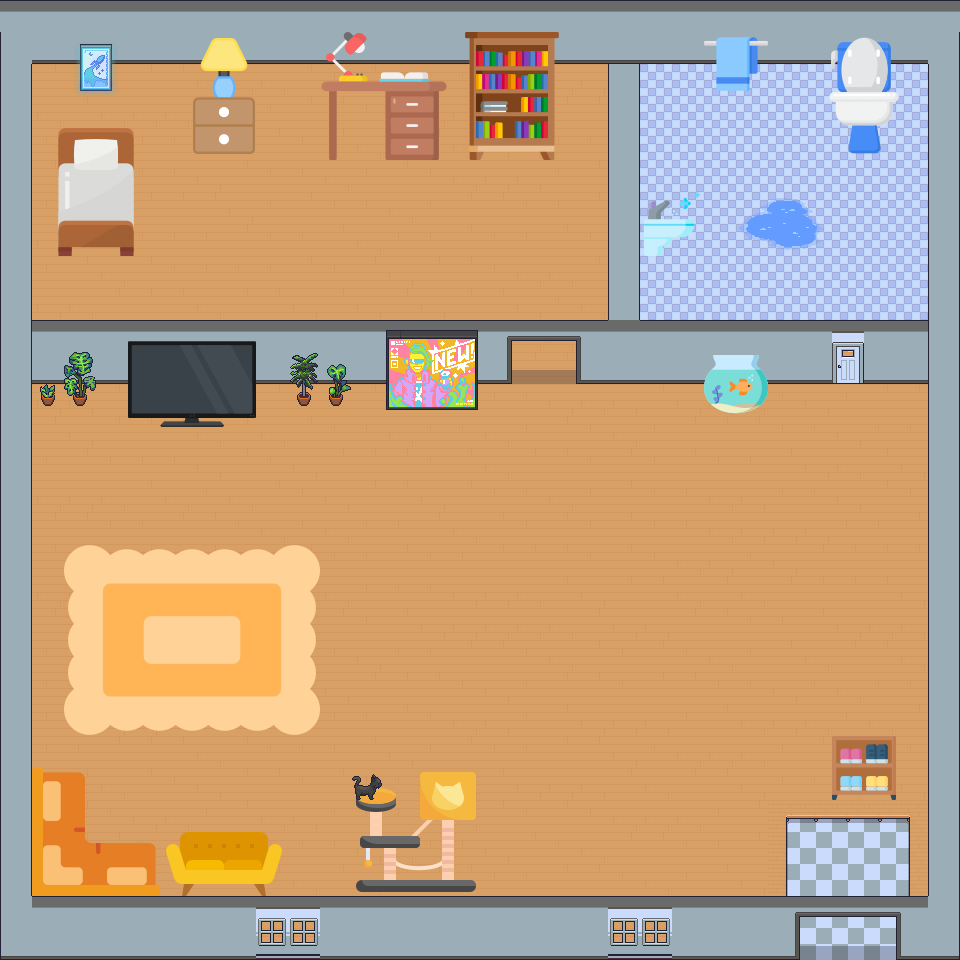

Tiled map render using the project's own tile images. Description and the map definition, with tile-layer contents summarised, below:
An orthogonal 30x30 tile map with 32x32 px tiles, 5 tile layers (타일, 바닥, 벽, 가구1, ...), 24 tilesets.

<map version="1.10" tiledversion="1.10.2" orientation="orthogonal" renderorder="right-down" width="30" height="30" tilewidth="32" tileheight="32" infinite="0" nextlayerid="8" nextobjectid="1">
 <editorsettings>
  <export target="../resources/maps/room.lua" format="lua" />
 </editorsettings>
 <tileset firstgid="1" name="Floor2" tilewidth="32" tileheight="32" tilecount="8160" columns="60">
  <image source="images/Floor2.png" width="1920" height="4352" />
 </tileset>
 <tileset firstgid="8161" name="Terrain" tilewidth="32" tileheight="32" tilecount="7840" columns="80">
  <image source="images/Terrain.png" width="2560" height="3136" />
 </tileset>
 <tileset firstgid="16001" name="Wall" tilewidth="32" tileheight="32" tilecount="8025" columns="25">
  <image source="images/Wall.png" width="800" height="10272" />
 </tileset>
 <tileset firstgid="24026" name="Exterior Decoration" tilewidth="32" tileheight="32" tilecount="5520" columns="40">
  <image source="images/Exterior Decoration.png" width="1280" height="4416" />
 </tileset>
 <tileset firstgid="29546" name="Plants" tilewidth="32" tileheight="32" tilecount="920" columns="20">
  <image source="images/Plants.png" width="640" height="1472" />
 </tileset>
 <tileset firstgid="30466" name="free-icon-single-bed-1421401" tilewidth="32" tileheight="32" tilecount="16" columns="4">
  <image source="images/free-icon-single-bed-1421401.png" width="128" height="128" />
 </tileset>
 <tileset firstgid="30482" name="free-icon-potty-5238431" tilewidth="32" tileheight="32" tilecount="16" columns="4">
  <image source="images/free-icon-potty-5238431.png" width="128" height="128" />
 </tileset>
 <tileset firstgid="30498" name="free-icon-bookshelf-1703124" tilewidth="32" tileheight="32" tilecount="16" columns="4">
  <image source="images/free-icon-bookshelf-1703124.png" width="128" height="128" />
 </tileset>
 <tileset firstgid="30514" name="free-icon-desk-4823906" tilewidth="32" tileheight="32" tilecount="16" columns="4">
  <image source="images/free-icon-desk-4823906.png" width="128" height="128" />
 </tileset>
 <tileset firstgid="30530" name="free-icon-bedside-lamp-15555408" tilewidth="32" tileheight="32" tilecount="16" columns="4">
  <image source="images/free-icon-bedside-lamp-15555408.png" width="128" height="128" />
 </tileset>
 <tileset firstgid="30546" name="free-icon-hair-wash-sink-4397908" tilewidth="32" tileheight="32" tilecount="16" columns="4">
  <image source="images/free-icon-hair-wash-sink-4397908.png" width="128" height="128" />
 </tileset>
 <tileset firstgid="30562" name="free-icon-towel-2729761" tilewidth="32" tileheight="32" tilecount="4" columns="2">
  <image source="images/free-icon-towel-2729761.png" width="64" height="64" />
 </tileset>
 <tileset firstgid="30566" name="free-icon-sink-5532276 (1)" tilewidth="32" tileheight="32" tilecount="4" columns="2">
  <image source="images/free-icon-sink-5532276 (1).png" width="64" height="64" />
 </tileset>
 <tileset firstgid="30570" name="free-icon-shoe-rack-3609531" tilewidth="32" tileheight="32" tilecount="4" columns="2">
  <image source="images/free-icon-shoe-rack-3609531.png" width="64" height="64" />
 </tileset>
 <tileset firstgid="30574" name="free-icon-end-table-8812022" tilewidth="32" tileheight="32" tilecount="16" columns="4">
  <image source="images/free-icon-end-table-8812022.png" width="128" height="128" />
 </tileset>
 <tileset firstgid="30590" name="free-icon-armchair-5488448" tilewidth="32" tileheight="32" tilecount="4" columns="2">
  <image source="images/free-icon-armchair-5488448.png" width="64" height="64" />
 </tileset>
 <tileset firstgid="30594" name="free-icon-television-261602 (1)" tilewidth="32" tileheight="32" tilecount="16" columns="4">
  <image source="images/free-icon-television-261602 (1).png" width="128" height="128" />
 </tileset>
 <tileset firstgid="30610" name="free-icon-sofa-4152740" tilewidth="32" tileheight="32" tilecount="16" columns="4">
  <image source="images/free-icon-sofa-4152740.png" width="128" height="128" />
 </tileset>
 <tileset firstgid="30626" name="free-icon-sofa-1678863" tilewidth="32" tileheight="32" tilecount="16" columns="4">
  <image source="images/free-icon-sofa-1678863.png" width="128" height="128" />
 </tileset>
 <tileset firstgid="30642" name="free-icon-sofa-2361649" tilewidth="32" tileheight="32" tilecount="16" columns="4">
  <image source="images/free-icon-sofa-2361649.png" width="128" height="128" />
 </tileset>
 <tileset firstgid="30658" name="free-icon-blanket-187593" tilewidth="32" tileheight="32" tilecount="64" columns="8">
  <image source="images/free-icon-blanket-187593.png" width="256" height="256" />
 </tileset>
 <tileset firstgid="30722" name="free-icon-doormat-8106951" tilewidth="32" tileheight="32" tilecount="64" columns="8">
  <image source="images/free-icon-doormat-8106951.png" width="256" height="256" />
 </tileset>
 <tileset firstgid="30786" name="free-icon-cat-house-6774433" tilewidth="32" tileheight="32" tilecount="16" columns="4">
  <image source="images/free-icon-cat-house-6774433.png" width="128" height="128" />
 </tileset>
 <tileset firstgid="30802" name="free-icon-fishbowl-1650548" tilewidth="32" tileheight="32" tilecount="4" columns="2">
  <image source="images/free-icon-fishbowl-1650548.png" width="64" height="64" />
 </tileset>
 <layer id="7" name="타일" width="30" height="30">
  <data>[900 cells, 900 non-empty, 7 distinct tile ids]</data>
 </layer>
 <layer id="1" name="바닥" width="30" height="30">
  <data>[900 cells, 886 non-empty, 13 distinct tile ids]</data>
 </layer>
 <layer id="3" name="벽" width="30" height="30">
  <data>[900 cells, 236 non-empty, 21 distinct tile ids]</data>
 </layer>
 <layer id="5" name="가구1" width="30" height="30">
  <data>[900 cells, 212 non-empty, 186 distinct tile ids]</data>
 </layer>
 <layer id="6" name="가구2" width="30" height="30">
  <data>[900 cells, 13 non-empty, 13 distinct tile ids]</data>
 </layer>
</map>
